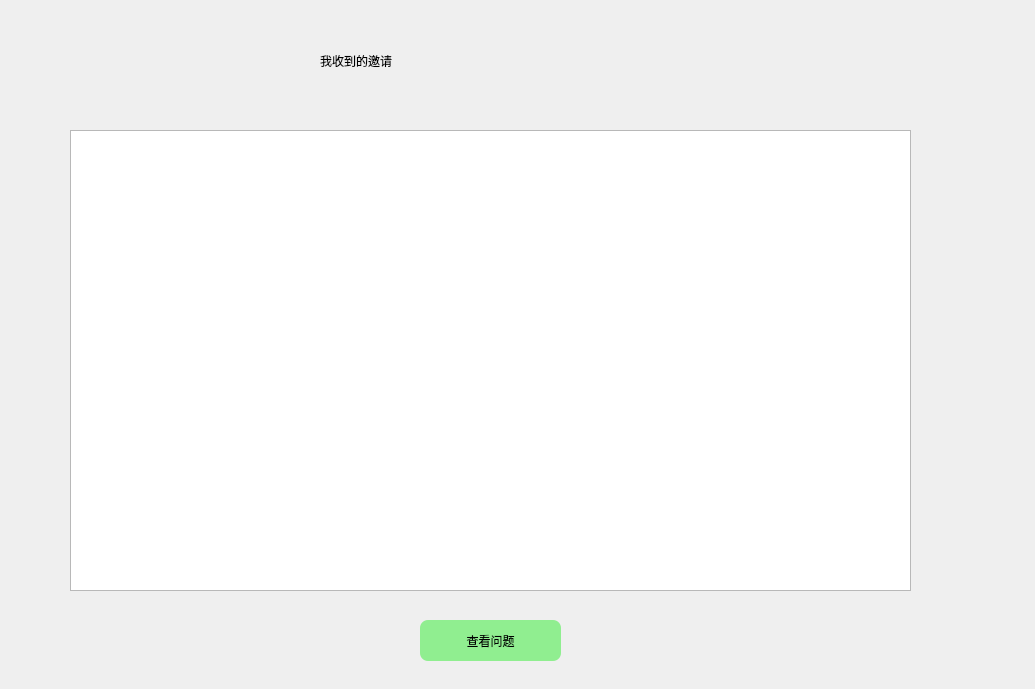
<?xml version="1.0" encoding="UTF-8"?>
<ui version="4.0">
 <class>Myinvite</class>
 <widget class="QDialog" name="Myinvite">
  <property name="geometry">
   <rect>
    <x>0</x>
    <y>0</y>
    <width>1035</width>
    <height>689</height>
   </rect>
  </property>
  <property name="windowTitle">
   <string>Dialog</string>
  </property>
  <widget class="QTableWidget" name="tableWidget">
   <property name="geometry">
    <rect>
     <x>70</x>
     <y>130</y>
     <width>841</width>
     <height>461</height>
    </rect>
   </property>
  </widget>
  <widget class="QPushButton" name="pushButton">
   <property name="geometry">
    <rect>
     <x>420</x>
     <y>620</y>
     <width>141</width>
     <height>41</height>
    </rect>
   </property>
   <property name="styleSheet">
    <string notr="true">
font: 14pt &quot;华文行楷&quot;;
background-color: rgb(144,238,144);
border-radius:8px;
width:71px;
 height:22px;


</string>
   </property>
   <property name="text">
    <string>查看问题</string>
   </property>
  </widget>
  <widget class="QLabel" name="label">
   <property name="geometry">
    <rect>
     <x>320</x>
     <y>20</y>
     <width>351</width>
     <height>81</height>
    </rect>
   </property>
   <property name="styleSheet">
    <string notr="true">
font: 32pt &quot;华文行楷&quot;;</string>
   </property>
   <property name="text">
    <string>我收到的邀请</string>
   </property>
  </widget>
 </widget>
 <resources/>
 <connections/>
</ui>
